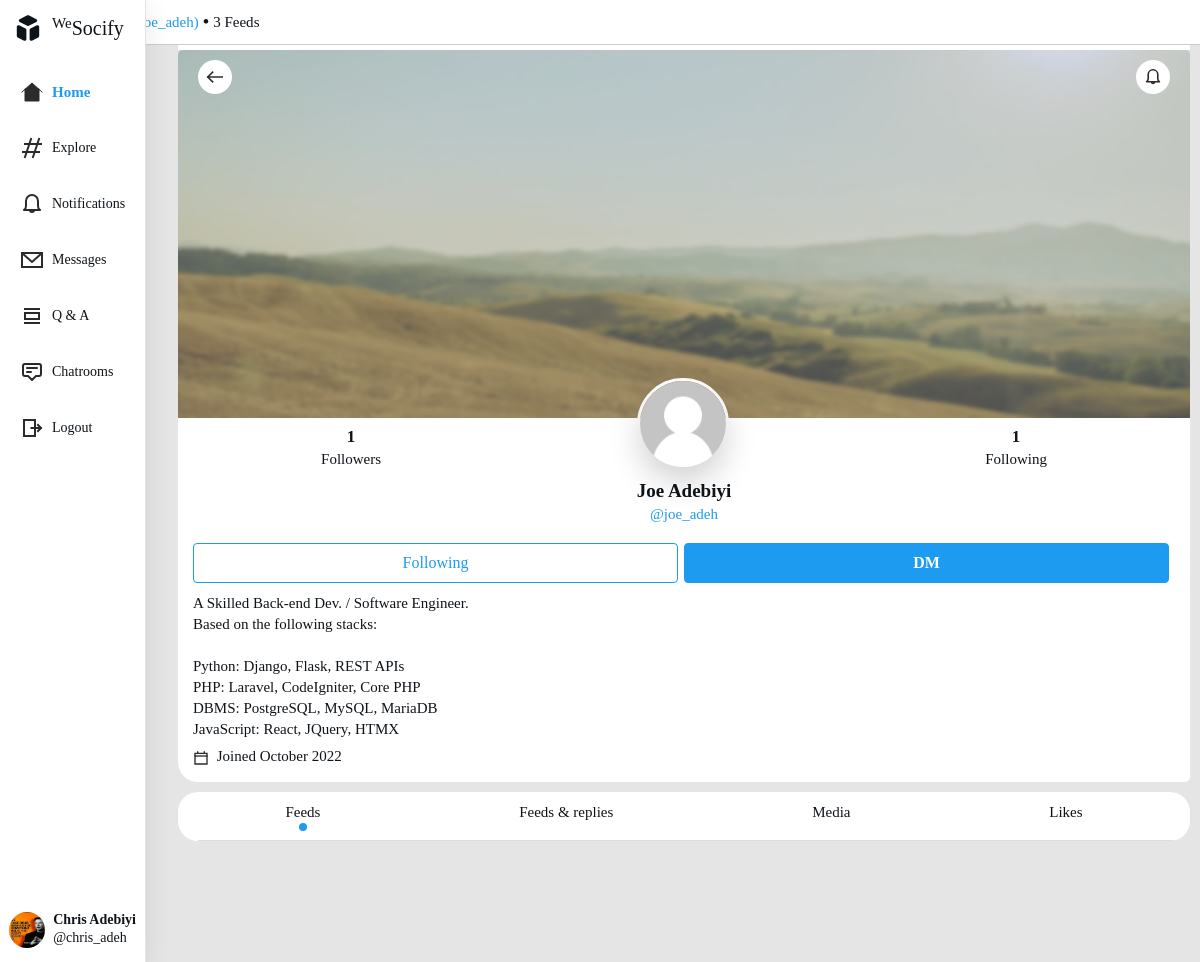
/joe_adeh (signed in), run on the app's committed database.
### accounts/models.py (models this page shows, shortened)
class User(AbstractUser):
    first_name = None
    last_name = None
    name = models.TextField(max_length=50)
    bio = models.TextField(max_length=150, null=True, blank=True)
    avatar = models.ImageField(upload_to=get_image_filename, default='default.png')
    cover = models.ImageField(upload_to=get_cover_image_filename, default='default_cover.png')
    location = models.CharField(max_length=30, blank=True)
    website = models.CharField(max_length=100, blank=True)
    followers = models.ManyToManyField(
        "self", blank=True, related_name="following", symmetrical=False
    )
    birth_date = models.DateField()
    class Meta:
        verbose_name = 'user'
        verbose_name_plural = 'Users'

### accounts/views.py (the view)
# urls.py: path('<username>', views.ProfileView.get, name='profile'),
    @login_required
    def get(request, username):
        try:
            user_object = User.objects.get(username=username)
            user_posts = Feed.objects.filter(username=username)
            user_post_length = user_posts.count()
            user_followers = user_object.followers.all
            user_following = user_object.following.all
            context = {
                'page_title': f'{user_object.name} @({user_object.username})',
                'user': user_object,
                'user_posts': user_posts,
                'user_post_count': user_post_length,
                'user_followers': user_followers,
                'user_following': user_following,
            }
            return render(request, 'profile/content.html', context)
        except User.DoesNotExist:
               return render(request, 'errors/404.html')

### templates/profile/content.html (shortened to what this page needs)
{% extends 'wrapper.html' %}
{% load widget_tweaks humanize static %}
{% block content %}
<div class="ui-feed-header">
<div class="ui-feed-header-title">{{user.name}} <span class="ui-at">(@{{user.username}})</span> •  <span>{{user_post_count}} Feed{{user_post_count|pluralize}}</span>
</div>
<div class="modal-trigger ui-feed-header-menu" data-modal="feed-menu-modal" data-id="{{post.id}}"><i class="icon-feather-more-horizontal text-2xl hover:bg-gray-200 rounded-full p-2 transition -mr-1"></i></div>
</div>
<div class="ui-block ui-profile ui-padding-t50">
<div class="ui-profile-header">
<div class="ui-profile-header-thumb cover-bg">
<img src="{{user.cover.url}}">
<div class="cover-overlay"></div>
<a class="cover-button" href="{% url 'feed:home' %}"><svg class="icon icon--20" role="img" xmlns="http://www.w3.org/2000/svg" width="24" height="24" viewBox="0 0 24 24"><path d="M9 6l-6 6 6 6"></path><path d="M21 12H4"></path><path stroke-linecap="round" d="M3 12h1"></path></svg></a>
{% if user.username == request.user.username  %}
<a class="cover-button cover-edit" href="{% url 'accounts:settings' %}">
<svg class="icon icon--20" role="img" xmlns="http://www.w3.org/2000/svg" width="24" height="24" viewBox="0 0 24 24">
<path d="M18.4142136 4.41421356L19.5857864 5.58578644C20.366835 6.36683502 20.366835 7.63316498 19.5857864 8.41421356L8 20 4 20 4 16 15.5857864 4.41421356C16.366835 3.63316498 17.633165 3.63316498 18.4142136 4.41421356zM14 6L18 10"></path></svg>
</a>
{% else %}
<a class="cover-button cover-edit" href="{% url 'accounts:settings' %}">
</a>
{% endif %}
</div>
<div class="ui-profile-block">
<div class="ui-profile-user">
<a class="ui-user-stats" href="{% url 'accounts:followers' user.username %}"><span>{{user_followers.count}}</span> Followers</a>
<a href="{{user.avatar.url}}" class="ui-user-thumb">
<img src="{{user.avatar.url}}" alt="{{user.username}}'s picture">
</a>
<a class="ui-user-stats" href="{% url 'accounts:following' user.username %}"><span>{{user_following.count}}</span> Following</a>
</div>
<div class="ui-user-info">
<div class="ui-user-name">{{user.name}}</div>
<span class="ui-at">@{{user.username}}</span>
</div>
<div class="ui-user-button-wrapper">
{% if user.username != request.user.username  %}
{% if request.user in user_followers %}
<a href="{% url 'accounts:follow' user=user.username %}" class="ui-user-button button">Following</a>
{% else %}
<a href="{% url 'accounts:follow' user=user.username %}" class="ui-user-button button">Follow</a>
{% endif %}
<a href="{}" class="ui-user-button message-button button">DM</a>
{% endif %}
</div>
{% if user.bio %}
<div class="ui-user-bio">{{user.bio|linebreaksbr|safe}}</div>
{% endif %}
<div class="ui-user-details">
<span class="mr-2"><svg class="icon icon--16 mr-1" role="img" xmlns="http://www.w3.org/2000/svg" viewBox="0 0 24 24"><path d="M3 5H21V21H3V5Z"></path><path d="M21 9H3"></path><path d="M7 5V3"></path><path d="M17 5V3"></path></svg> Joined {{user.date_joined|date:"F o"}}</span>
</div>
</div>
</div>
</div>
<div class="ui-block ui-profile ui-profile-tab-wrapper">
<ul class="flex-nowrap lg:overflow-hidden overflow-x-scroll uk-tab ui-profile-tab px-2">
<li class="uk-active"><a hx-get="{% url 'accounts:feeds' username=user.username %}" hx-target="#tabs-content" hx-swap="innerHTML">Feeds <span></span></a></li>
<li><a hx-get="{% url 'accounts:with_replies' username=user.username %}" hx-target="#tabs-content" hx-swap="innerHTML">Feeds & replies </a></li>
<li><a hx-get="{% url 'accounts:media' username=user.username %}" hx-target="#tabs-content" hx-swap="innerHTML">Media </a></li>
<li><a hx-get="{% url 'accounts:likes' username=user.username %}" hx-target="#tabs-content" hx-swap="innerHTML">Likes </a></li>
</ul>
<div class="ui-tabs-content py-3" id="tabs-content"></div>
</div>
{% endblock %}

### templates/nav/sidebar.html (shortened to what this page needs)
<section>
<div class="is-sidebar is-hidden-mobile flex items-center p-10 space-x-6">
<div class="flex flex-col items-center w-40 h-full overflow-hidden">
<a class="flex items-center w-full px-3 mt-3 brand-icon">
<h4 class="ml-2 brand-logo"><sup>We</sup>Socify</h4>
</a>
<div class="w-full px-2 overflow-y no-scrollbar">
<div class="is-item-wrapper">
<a class="is-item is-active no-stroke" href="{% url 'feed:home' %}">
<svg viewBox="0 0 24 24" aria-labelledby="homeAlt2IconTitle" class="icon w-6 h-6">
<title id="homeAlt2IconTitle">Home</title>
<path d="M2 12L5 9.3M22 12L19 9.3M19 9.3L12 3L5 9.3M19 9.3V21H5V9.3"></path>
</svg>
<span class="ml-2 font-medium">Home</span>
</a>
<a class="is-item" href="{% url 'feed:explore' %}">
<svg role="img" class="icon w-6 h-6" viewBox="0 0 24 24" aria-labelledby="hashIconTitle">
<title id="hashIconTitle">Explore</title>
<path d="M11 3L5 21M19 3L13 21M3 16L19 16M5 8L21 8"></path>
</svg>
<span class="ml-2 text-sm font-medium">Explore</span>
</a>
<a class="is-item" href="{% url 'feed:notifications' %}">
<span class="ml-2 text-sm font-medium">Notifications</span>
</a>
<a class="is-item" href="{% url 'feed:messages' %}">
<svg role="img" class="icon w-6 h-6" viewBox="0 0 24 24" aria-labelledby="envelopeAltIconTitle">
<title id="envelopeAltIconTitle">Messages</title>
<rect width="20" height="14" x="2" y="5"></rect>
<path stroke-linecap="round" d="M2 5l10 9 10-9"></path>
</svg>
<span class="ml-2 text-sm font-medium">Messages</span>
</a>
<a class="is-item" href="{% url 'feed:questions' %}">
<svg class="icon w-6 h-6 stroke-current" viewBox="0 0 24 24" aria-labelledby="listViewIconTitle">
<title id="listViewIconTitle">Q & A</title>
<path d="M5 5H19"></path>
<path d="M5 19H19"></path>
<rect x="5" y="9" width="14" height="6"></rect>
</svg>
<span class="ml-2 text-sm font-medium">Q & A</span>
</a>
<a class="is-item" href="{% url 'feed:rooms' %}">
<svg class="icon w-6 h-6 stroke-current" fill="none" viewBox="0 0 24 24" stroke="currentColor">
<path stroke-linecap="round" stroke-linejoin="round" stroke-width="2" d="M7 8h10M7 12h4m1 8l-4-4H5a2 2 0 01-2-2V6a2 2 0 012-2h14a2 2 0 012 2v8a2 2 0 01-2 2h-3l-4 4z" />
</svg>
<span class="ml-2 text-sm font-medium">Chatrooms</span>
</a>
<a class="is-item" hx-get="{% url 'core:logout' %}" hx-target="body" hx-push-url="/welcome" href="{% url 'core:logout' %}">
<svg role="img" viewBox="0 0 24 24" aria-labelledby="exitIconTitle" class="icon w-6 h-6">
<title id="exitIconTitle">Logout</title>
<path d="M18 15l3-3-3-3"></path>
<path d="M11.5 12H20"></path>
<path stroke-linecap="round" d="M21 12h-1"></path>
<path d="M15 4v16H4V4z"></path>
</svg>
<span class="ml-2 text-sm font-medium">Logout</span>
</a>
</div>
</div>
<a class="is-item-profile" href="{% url 'accounts:profile' username=request.user.username %}">
<img src="{{request.user.avatar.url}}" class="is-profile-pic">
<div class="ml-2 text-sm font-medium is-user-name">
<h5 class="font-bold text-truncate"> {{request.user.name}} </h5>
<span>@{{request.user.username}} </span>
</div>
</a>
</div>
</div>
</section>

### data on the page
User: user.avatar (picture), user.name "Chris Adebiyi", user.username "chris_adeh"
User: username "joe_adeh", cover (placeholder picture), avatar (placeholder picture), name "Joe Adebiyi", bio "A Skilled Back-end Dev. / Software Engineer. Based on the following stacks: Python: Django, Flask, REST APIs PHP: Laravel, CodeIgniter, Core PHP DBMS: PostgreSQL, MySQL, MariaDB JavaScript: React, JQuery, HTMX", date_joined "October 2022"

### other printed values
{{ user_post_count }} "3"
{{ user_followers.count }} "1"
{{ user_following.count }} "1"
